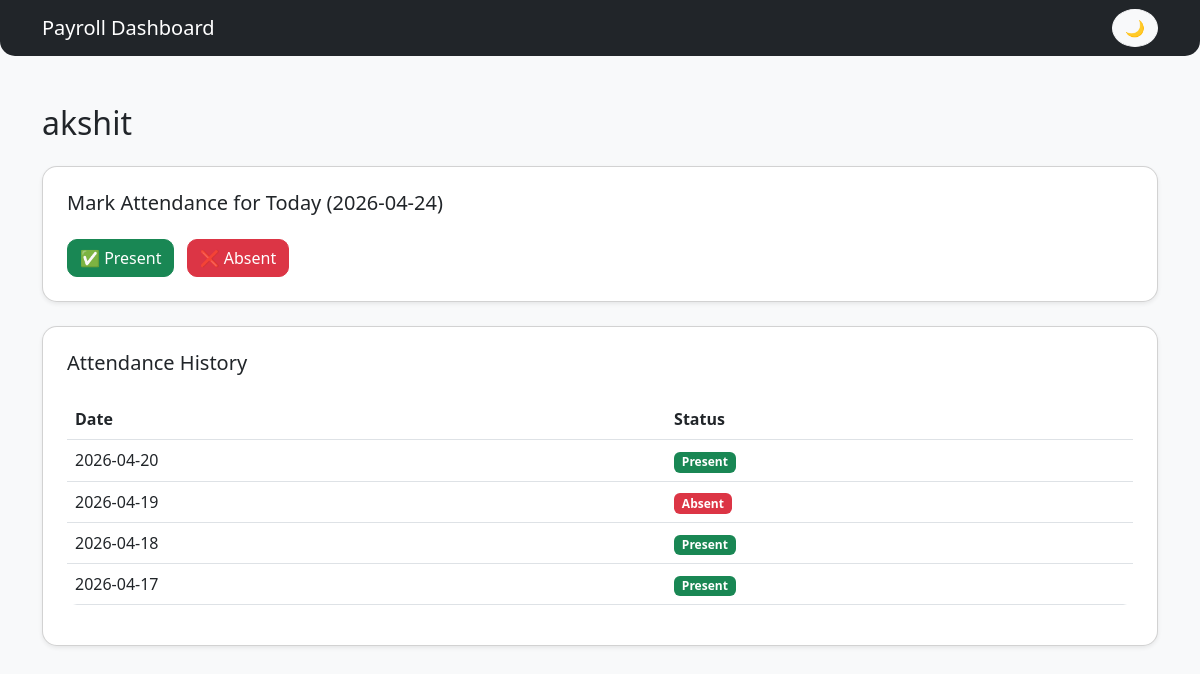
Screenshot of /attendance/1 (signed in) with the database file from the repository.
### tables this page shows
CREATE TABLE employees (
        id INTEGER PRIMARY KEY AUTOINCREMENT,
        name TEXT,
        salary INTEGER,
        user_id INTEGER
    );

CREATE TABLE attendance (
        id INTEGER PRIMARY KEY AUTOINCREMENT,
        employee_id INTEGER,
        user_id INTEGER,
        date TEXT,
        status TEXT
    );

### app.py (the view, shortened to what this page needs)
@app.route('/attendance/<int:id>', methods=['GET', 'POST'])
def attendance(id):
    if session['role'] != "admin":
        return "Access denied"
    conn = sqlite3.connect('database.db')
    cursor = conn.cursor()
    today = date.today().isoformat()
    cursor.execute("SELECT * FROM employees WHERE id=?", (id,))
    emp = cursor.fetchone()
    cursor.execute("SELECT date, status FROM attendance WHERE employee_id=? ORDER BY date DESC", (id,))
    records = cursor.fetchall()
    conn.close()
    return render_template("attendance.html", employee=emp, records=records,today=today)

### templates/attendance.html (shortened to what this page needs)
<!DOCTYPE html>
<html>
<head>
    <link href="https://cdn.jsdelivr.net/npm/bootstrap@5.3.0/dist/css/bootstrap.min.css" rel="stylesheet">
</head>
<body class="bg-light">
<nav class="navbar navbar-dark bg-dark">
  <div class="container d-flex justify-content-between">
    <a class="navbar-brand" href="/">Payroll Dashboard</a>
    <button onclick="toggleDark()" class="btn btn-light" style="border-radius:50%;">
        🌙
    </button>
  </div>
</nav>
<div class="container mt-5">
    <h2 class="mb-4">{{ employee[1] }}</h2>
    <div class="card p-4 mb-4 shadow-sm">
        <h5>Mark Attendance for Today ({{ today or "not recieved"}})</h5>
        <form method="POST" class="mt-3">
            <button name="status" value="present" class="btn btn-success me-2">
                ✅ Present
            </button>
            <button name="status" value="absent" class="btn btn-danger">
                ❌ Absent
            </button>
        </form>
    </div>
    <div class="card p-4 shadow-sm">
        <h5>Attendance History</h5>
        <table class="table table-hover mt-3">
            <thead>
                <tr>
                    <th>Date</th>
                    <th>Status</th>
                </tr>
            </thead>
            <tbody>
                {% for r in records %}
                <tr>
                    <td>{{ r[0] }}</td>
                    <td>
                        {% if r[1] == 'present' %}
                            <span class="badge bg-success">Present</span>
                        {% else %}
                            <span class="badge bg-danger">Absent</span>
                        {% endif %}
                    </td>
                </tr>
                {% endfor %}
            </tbody>
        </table>
    </div>
</div>
</body>
</html>

### templates/attendance.html (style rules this page uses)
body { margin: 0; font-family: 'Segoe UI', sans-serif; background: #f8fafc; transition: 0.3s; }
.card { border-radius: 15px; transition: 0.3s; }
.btn { border-radius: 10px; }
.navbar { border-radius: 0 0 15px 15px; }
.table { border-radius: 10px; overflow: hidden; }

### rows the page displays
employees: name "akshit"
attendance: date "2026-04-20", status "Present"
attendance: date "2026-04-19", status "Absent"
attendance: date "2026-04-18", status "Present"
attendance: date "2026-04-17", status "Present"
